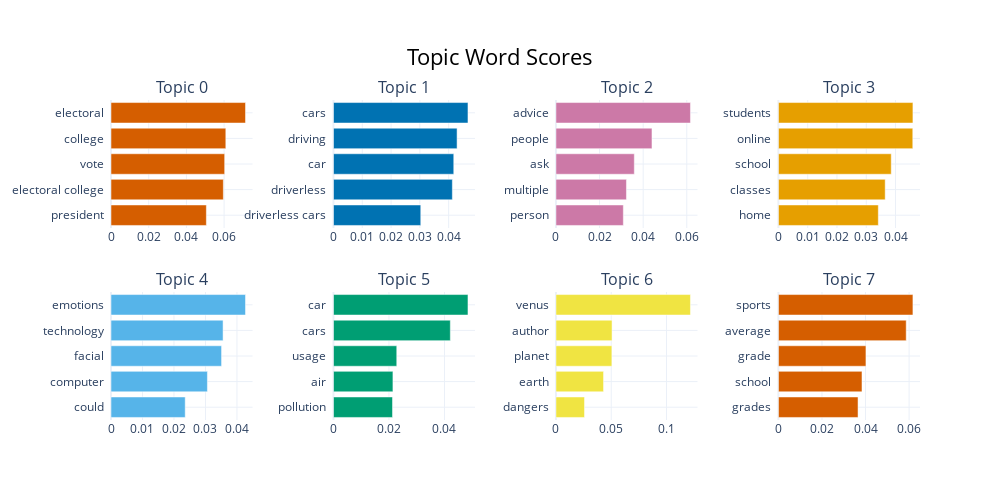

Notebook source saved alongside this figure:
### Code cell
model.visualize_barchart()

### Figure 1 — Plotly figure (JSON) as saved in the notebook; plotly's stock layout.template omitted (floating-point values rounded to 4 significant figures)
{"data": [{"marker": {"color": "#D55E00"}, "orientation": "h", "type": "bar", "x": [0.05058, 0.05959, 0.06029, 0.0609, 0.07134], "xaxis": "x", "y": ["president  ", "electoral college  ", "vote  ", "college  ", "electoral  "], "yaxis": "y"}, {"marker": {"color": "#0072B2"}, "orientation": "h", "type": "bar", "x": [0.03032, 0.04128, 0.04177, 0.04293, 0.04671], "xaxis": "x2", "y": ["driverless cars  ", "driverless  ", "car  ", "driving  ", "cars  "], "yaxis": "y2"}, {"marker": {"color": "#CC79A7"}, "orientation": "h", "type": "bar", "x": [0.0309, 0.03232, 0.03593, 0.04404, 0.06168], "xaxis": "x3", "y": ["person  ", "multiple  ", "ask  ", "people  ", "advice  "], "yaxis": "y3"}, {"marker": {"color": "#E69F00"}, "orientation": "h", "type": "bar", "x": [0.03412, 0.03647, 0.03854, 0.04589, 0.04594], "xaxis": "x4", "y": ["home  ", "classes  ", "school  ", "online  ", "students  "], "yaxis": "y4"}, {"marker": {"color": "#56B4E9"}, "orientation": "h", "type": "bar", "x": [0.02357, 0.03061, 0.03511, 0.03559, 0.04271], "xaxis": "x5", "y": ["could  ", "computer  ", "facial  ", "technology  ", "emotions  "], "yaxis": "y5"}, {"marker": {"color": "#009E73"}, "orientation": "h", "type": "bar", "x": [0.02127, 0.02142, 0.0228, 0.04211, 0.04847], "xaxis": "x6", "y": ["pollution  ", "air  ", "usage  ", "cars  ", "car  "], "yaxis": "y6"}, {"marker": {"color": "#F0E442"}, "orientation": "h", "type": "bar", "x": [0.02585, 0.04306, 0.0506, 0.05076, 0.1217], "xaxis": "x7", "y": ["dangers  ", "earth  ", "planet  ", "author  ", "venus  "], "yaxis": "y7"}, {"marker": {"color": "#D55E00"}, "orientation": "h", "type": "bar", "x": [0.03655, 0.03836, 0.04018, 0.05867, 0.06175], "xaxis": "x8", "y": ["grades  ", "school  ", "grade  ", "average  ", "sports  "], "yaxis": "y8"}], "layout": {"annotations": [{"font": {"size": 16}, "showarrow": false, "text": "Topic 0", "x": 0.0875, "xanchor": "center", "xref": "paper", "y": 1, "yanchor": "bottom", "yref": "paper"}, {"font": {"size": 16}, "showarrow": false, "text": "Topic 1", "x": 0.3625, "xanchor": "center", "xref": "paper", "y": 1, "yanchor": "bottom", "yref": "paper"}, {"font": {"size": 16}, "showarrow": false, "text": "Topic 2", "x": 0.6375, "xanchor": "center", "xref": "paper", "y": 1, "yanchor": "bottom", "yref": "paper"}, {"font": {"size": 16}, "showarrow": false, "text": "Topic 3", "x": 0.9125, "xanchor": "center", "xref": "paper", "y": 1, "yanchor": "bottom", "yref": "paper"}, {"font": {"size": 16}, "showarrow": false, "text": "Topic 4", "x": 0.0875, "xanchor": "center", "xref": "paper", "y": 0.4, "yanchor": "bottom", "yref": "paper"}, {"font": {"size": 16}, "showarrow": false, "text": "Topic 5", "x": 0.3625, "xanchor": "center", "xref": "paper", "y": 0.4, "yanchor": "bottom", "yref": "paper"}, {"font": {"size": 16}, "showarrow": false, "text": "Topic 6", "x": 0.6375, "xanchor": "center", "xref": "paper", "y": 0.4, "yanchor": "bottom", "yref": "paper"}, {"font": {"size": 16}, "showarrow": false, "text": "Topic 7", "x": 0.9125, "xanchor": "center", "xref": "paper", "y": 0.4, "yanchor": "bottom", "yref": "paper"}], "height": 500, "hoverlabel": {"bgcolor": "white", "font": {"family": "Rockwell", "size": 16}}, "showlegend": false, "title": {"font": {"color": "Black", "size": 22}, "text": "Topic Word Scores", "x": 0.5, "xanchor": "center", "yanchor": "top"}, "width": 1000, "xaxis": {"anchor": "y", "domain": [0, 0.175], "showgrid": true}, "xaxis2": {"anchor": "y2", "domain": [0.275, 0.45], "showgrid": true}, "xaxis3": {"anchor": "y3", "domain": [0.55, 0.725], "showgrid": true}, "xaxis4": {"anchor": "y4", "domain": [0.825, 1], "showgrid": true}, "xaxis5": {"anchor": "y5", "domain": [0, 0.175], "showgrid": true}, "xaxis6": {"anchor": "y6", "domain": [0.275, 0.45], "showgrid": true}, "xaxis7": {"anchor": "y7", "domain": [0.55, 0.725], "showgrid": true}, "xaxis8": {"anchor": "y8", "domain": [0.825, 1], "showgrid": true}, "yaxis": {"anchor": "x", "domain": [0.6, 1], "showgrid": true}, "yaxis2": {"anchor": "x2", "domain": [0.6, 1], "showgrid": true}, "yaxis3": {"anchor": "x3", "domain": [0.6, 1], "showgrid": true}, "yaxis4": {"anchor": "x4", "domain": [0.6, 1], "showgrid": true}, "yaxis5": {"anchor": "x5", "domain": [0, 0.4], "showgrid": true}, "yaxis6": {"anchor": "x6", "domain": [0, 0.4], "showgrid": true}, "yaxis7": {"anchor": "x7", "domain": [0, 0.4], "showgrid": true}, "yaxis8": {"anchor": "x8", "domain": [0, 0.4], "showgrid": true}}}
